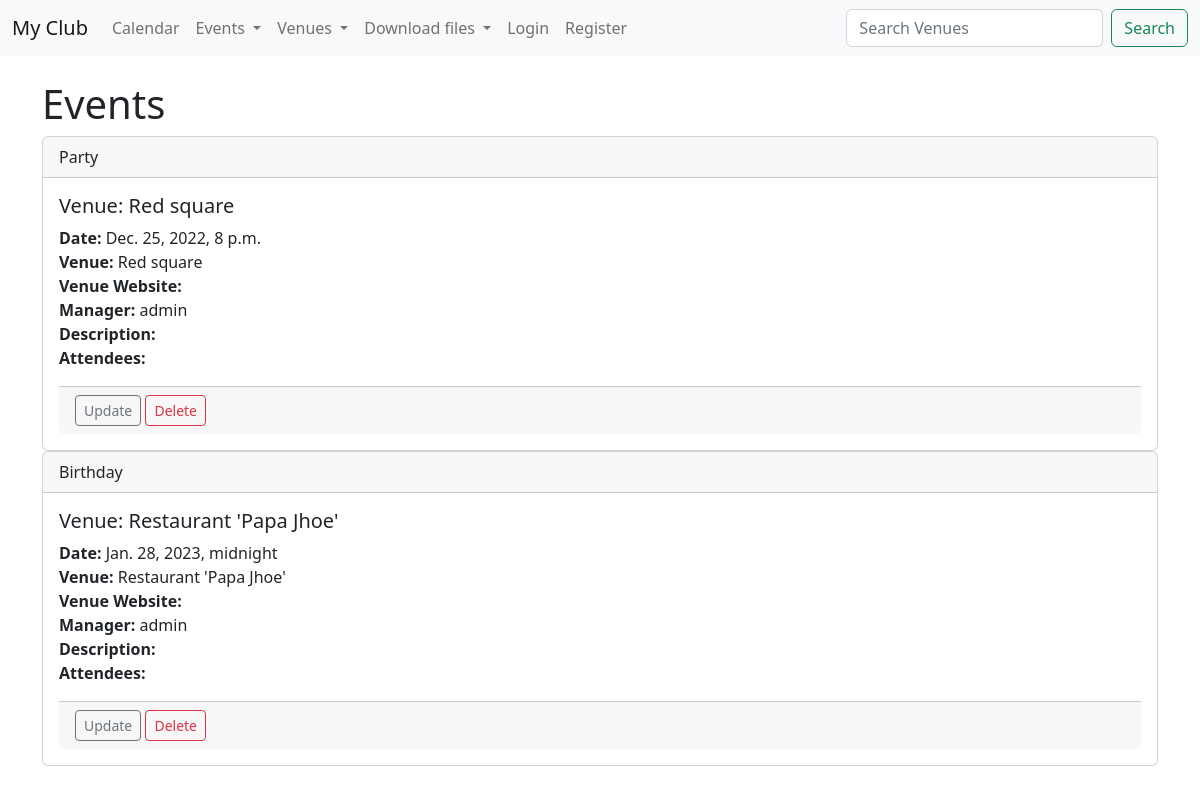
The app's page /events with its own data.
### events/models.py (models this page shows)
class Event(models.Model):
    name = models.CharField('Event Name', max_length=120)
    event_date = models.DateTimeField('Event Date')
    venue = models.ForeignKey(Venue, on_delete=models.CASCADE, blank=True, null=True)
    manager = models.ForeignKey(User, blank=True, null=True, on_delete=models.SET_NULL)
    description = models.TextField(blank=True)
    attendees = models.ManyToManyField(MyClubUser, blank=True)
    def __str__(self):
        return self.name

class Venue(models.Model):
    name = models.CharField('Venue Name', max_length=120)
    address = models.CharField(max_length=300)
    zip_code = models.CharField('ZIp code', max_length=15)
    phone = models.CharField('Contact Phone', max_length=25, blank=True)
    web = models.URLField('Website Address', blank=True)
    email_address = models.EmailField('Email Address', blank=True)
    def __str__(self):
        return self.name

### events/views.py (the view)
# urls.py: path('events', views.all_events, name="list-events"),
def all_events(request):
    event_list = Event.objects.all().order_by('event_date', 'name')
    return render(request, 'events/event_list.html', {'event_list': event_list})

### events/templates/events/event_list.html (shortened to what this page needs)
{% extends 'events/base.html' %}
{% block content %}
  <h1>Events</h1>
  {% for event in event_list %}
    <div class="card">
      <div class="card-header">
        {{ event }}
      </div>
      <div class="card-body">
        <h5 class="card-title">Venue: {{event.venue }}</h5>
        <p class="card-text">
        <strong>Date: </strong> {{event.event_date }}<br/>
        <strong>Venue: </strong> {{event.venue }}<br/>
        <strong>Venue Website: </strong>{{event.venue.web }}<br/>
        <strong>Manager: </strong>{{event.manager }}<br/>
        <strong>Description: </strong> {{event.decsription }} <br/>
          <strong>Attendees: </strong>
        </p>
        <div class="card-footer text-muted">
          <a href="{% url 'update-event' event.id %}" class="btn btn-outline-secondary btn-sm"> Update </a>
          <a href="{% url 'delete-event' event.id %}" class="btn btn-outline-danger btn-sm"> Delete </a>
        </div>
      </div>
    </div>
  {% endfor %}
{% endblock %}

### records on screen
Event: name "Party", venue "Red square", event_date "Dec. 25, 2022, 8 p.m.", manager "admin"
Event: name "Birthday", venue "Restaurant 'Papa Jhoe'", event_date "Jan. 28, 2023, midnight", manager "admin"
